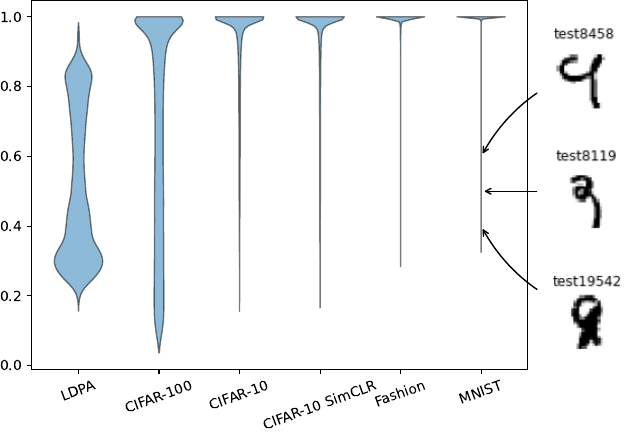

Write the Python code that produced this figure.
import pandas as pd
from sklearn.metrics import auc
from matplotlib import pyplot as plt
from study import names
from pathlib import Path
import itertools
from cardinal.utils import ActiveLearningSplitter
import numpy as np
from study import names
import pandas as pd
from matplotlib.offsetbox import OffsetImage, AnnotationBbox

import matplotlib.pyplot as plt
import matplotlib.image as mpimg


datasets = [
    'ldpa',
    'cifar100',
    'cifar10',
    'cifar10_simclr',
    'fashion',
    'mnist',
]


preds_per_ds = {}

for ds in datasets:

    preds = []

    for seed, flip in itertools.product(['11', '22', '33', '44', '55'], ['A', 'B']):

        proba = np.load(str(Path(ds) / 'precomputed_proba' / (seed + flip) / 'proba.npy'))

        splitter = ActiveLearningSplitter(proba.shape[0], test_size=.5, random_state=int(seed))

        if flip == 'B':
            # Exchange -1 and -2
            splitter._mask = -(splitter._mask + 2) - 1

        preds.append(proba[splitter.train])

    preds_per_ds[ds] = np.hstack(preds)

    # plt.hist(np.hstack(preds), bins=50)
    # plt.title(names.get(ds))
    # plt.show()

labels, data = [*zip(*preds_per_ds.items())]  # 'transpose' items to parallel key, value lists

# plt.boxplot(data)
p = plt.violinplot(data, showextrema=False, widths=.6)

for pc in p['bodies']:
    pc.set_edgecolor('black')
    pc.set_linewidth(1)
    pc.set_alpha(0.5)

plt.xticks(range(1, len(labels) + 1), [names.get(l, l) for l in labels], rotation=20)


ax = plt.gca()

mnist1 = mpimg.imread('mnist1.png')
mnist2 = mpimg.imread('mnist2.png')
mnist3 = mpimg.imread('mnist3.png')

im1 = OffsetImage(mnist1, zoom=.8)
im1.image.axes = ax
im2 = OffsetImage(mnist2, zoom=.8)
im2.image.axes = ax
im3 = OffsetImage(mnist3, zoom=.8)
im3.image.axes = ax

ab1 = AnnotationBbox(im1, (6., .6), box_alignment=(0., .5),
                     xybox=(6.8, .85),
                     xycoords='data',
                     arrowprops=dict(arrowstyle="->", connectionstyle="arc3,rad=.2"),
                     bboxprops=dict(edgecolor='white'),
)
ax.add_artist(ab1)
ab2 = AnnotationBbox(im2, (6., .5), box_alignment=(0., .5),
                     xybox=(6.8, .5),
                     xycoords='data',
                     arrowprops=dict(arrowstyle="->"),
                     bboxprops=dict(edgecolor='white'),
)
ax.add_artist(ab2)
ab3 = AnnotationBbox(im3, (6., .4), box_alignment=(0., .5),
                     xybox=(6.8, .15),
                     xycoords='data',
                     arrowprops=dict(arrowstyle="->", connectionstyle="arc3,rad=-.2"),
                     bboxprops=dict(edgecolor='white'),
)
ax.add_artist(ab3)



# for i, l in enumerate(labels):
#     y = data[i]
#     # Add some random "jitter" to the x-axis
#     x = np.random.normal(i, 0.05, size=len(y))
#     plt.plot(x, y, 'r.', alpha=0.01)

plt.savefig('score_distribution.pdf', bbox_inches='tight', pad_inches=0)
# plt.savefig('score_distribution.pdf', pad_inches=0)
# plt.show()